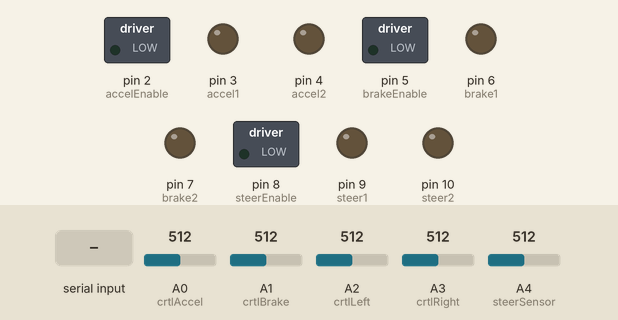
Bench run of a sketch on a simulated Arduino Uno, built with avr-gcc and run on an emulated ATmega328P. Shown: switched loads named in the sketch (green lamp = pin HIGH), output pins drawn as LEDs (lit = HIGH). The test bench sets the inputs (shaded band); at power-on: A0 (crtlAccel) = 512, A1 (crtlBrake) = 512, A2 (crtlLeft) = 512, A3 (crtlRight) = 512, A4 (steerSensor) = 512. What the sketch prints to the serial monitor is not drawn.

Above: at 2.2 s.
2.3 s: "w" received over Serial
3.8 s: byte 109 ('m') received over Serial
At 5.0 s:
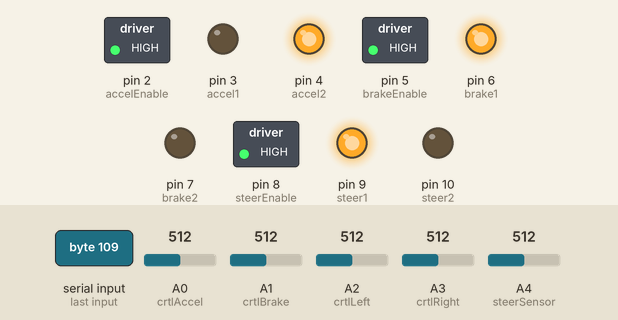
5.3 s: byte 109 ('m') received over Serial
At 6.3 s:
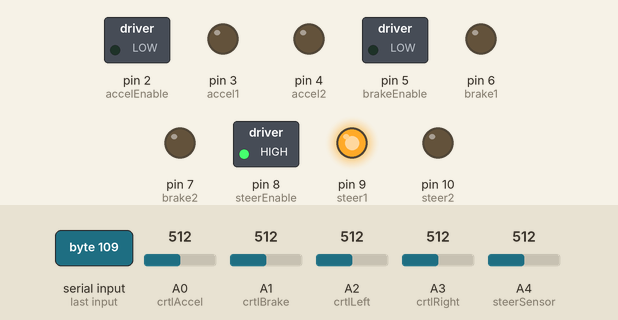
6.8 s: byte 50 ('2') received over Serial
At 7.6 s:
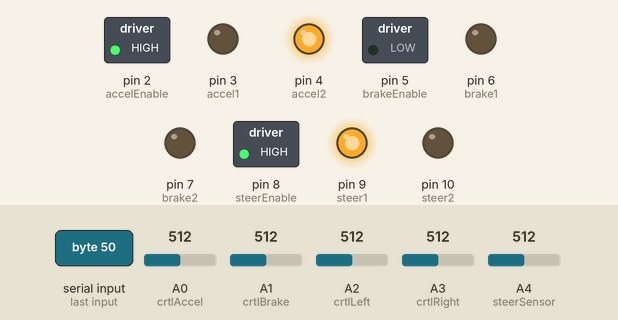
9.5 s: byte 49 ('1') received over Serial
At 10.4 s:
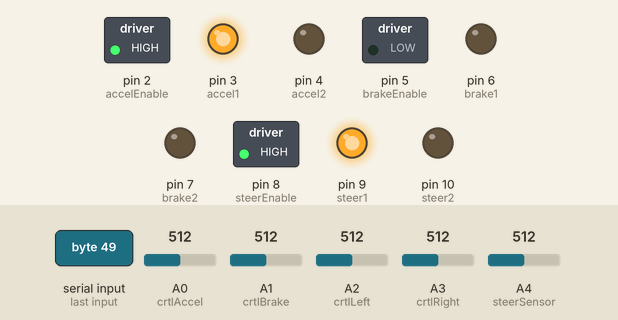
12.2 s: "s" received over Serial
Timing chart, 0 to 14.7 s (numbered marks = the images above; inputs shaded):
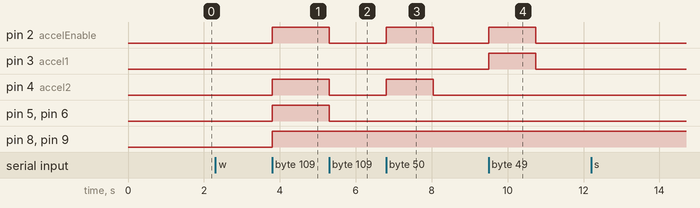

The sketch:

OttoKart2.ino
```cpp
// OttoKart - Autonomous Golf Cart
// Zane Cochran

/*  Command List
 *  q - Disable Accelerator     curAccelCommand = 0
 *  w - Accelerator In          curAccelCommand = 1
 *  e - Accelerator Out         curAccelCommand = 2
 *  a - Disable Brake           curBrakeCommand = 0
 *  s - Brake In                curBrakeCommand = 1
 *  d - Brake Out               curBrakeCommand = 2
 *  z - Disable Steering        curSteerCommand = 0
 *  x - Steer Left              curSteerCommand = 1
 *  c - Steer Right             curSteerCommand = 2
 *  1 - Accel 0%   (Stop)
 *  2 - Accel 25%  (Slow)
 *  3 - Accel 50%  (Walk)
 *  4 - Accel 75%  (Run)
 *  5 - Accel 100% (Ludicrous Speed)
 *  5 - Brake 0%
 *  6 - Brake 25%
 *  7 - Brake 50%
 *  8 - Brake 75%
 *  9 - Brake 100%
 *  [ - Release Accel Completely
 *  ] - Release Brake Completely
 *  0 - Zero Out Steering
 */

int accelEnable = 2; int accel1 = 3; int accel2 = 4;                        // Accelerator - Motor Controller
int brakeEnable = 5; int brake1 = 6; int brake2 = 7;                        // Brake - Motor Controller
int steerEnable = 8; int steer1 = 9; int steer2 = 10;                       // Steering - Motor Controller
int crtlAccel = 0; int crtlBrake = 1; int crtlLeft = 2; int crtlRight = 3;  // Manual Control Inputs

boolean isManual = false;                                    // Is in manual mode?
boolean lastManual = true;                                   // Last Mode
int readAccel; int readBrake; int readLeft; int readRight;   // AnalogRead Values
int readThresh = 500;                                        // Threshold for AnalogRead values
boolean debugManual = false;                                 // Show raw analog values for manual debugging

int curSteerCommand = 0;  // Current Steering Command        1 - Left , 2 - Right, 3 - Stop
int curAccelCommand = 0;  // Current Accelerating Command    1 - Go   , 2 - Stop
int curBrakeCommand = 0;  // Current Brake Command           1 - Retract   , 2 - Release

int lastSteerCommand = -1;  // Last Steering Command
int lastAccelCommand = -1;  // Last Accelerating Command
int lastBrakeCommand = -1;  // Last Brake Command

int accelCounter = 0;
int accelTargetSpeed = 0;
int accelSpeedVals[] = {0, 300, 400, 500, 600};
int accelDelay = 4;

int brakeCounter = 0;
int brakeTargetSpeed = 0;
int brakeSpeedVals[] = {0, 400, 500, 600, 700};
int brakeDelay = 4;

int steerSensor = A4;       // Steer Sensor is Connected to Pin A4
int steerCounter = 0;       // Tracks the Number of Ticks on the Speed Sensor

boolean showStatus = false; // Show status messages (False by default)


void setup() {
  pinMode(accelEnable, OUTPUT); pinMode(accel1, OUTPUT); pinMode(accel2, OUTPUT);  // Accelerator Controls
  pinMode(brakeEnable, OUTPUT); pinMode(brake1, OUTPUT); pinMode(brake2, OUTPUT);  // Brake Controls
  pinMode(steerEnable, OUTPUT); pinMode(steer1, OUTPUT); pinMode(steer2, OUTPUT);  // Steering Controls

  if(showStatus){Serial.begin(9600); delay(1000); Serial.println("System Ready!");}// Serial Communication
  else{Serial.begin(9600); delay(1000);}
}

void loop() {
  steerSense(); // Send Steering Position
  readSerial(); // Look for Serial Command

  if (isManual){
    // Test for Manual Override
    readAccel = analogRead(crtlAccel);
    readBrake = analogRead(crtlBrake);
    readLeft = analogRead(crtlLeft);
    readRight = analogRead(crtlRight);

    // If user inputs a manual command
    if (readAccel > 500) {curAccelCommand = 1;} else{curAccelCommand = 2;}
    if (readBrake  > 500) {curBrakeCommand = 1;} else{curBrakeCommand = 2;}
    if (readLeft  > 500 || readRight  > 500){
      if (readLeft  > 500)  {curSteerCommand = 1;}
      if (readRight  > 500) {curSteerCommand = 2;}
    }
    else {curSteerCommand = 0;}
  }

  // Execute Control Commands if Changed
  if (lastAccelCommand != curAccelCommand) {if (curAccelCommand == 1) {accelIn();} else if (curAccelCommand == 2) {accelOut();} else {accelStop();}}
  if (lastBrakeCommand != curBrakeCommand) {if (curBrakeCommand == 1) {brakeIn();} else if (curBrakeCommand == 2) {brakeOut();} else {brakeStop();}}
  if (lastSteerCommand != curSteerCommand) {if (curSteerCommand == 1) {steerLeft();}else if (curSteerCommand == 2) {steerRight();} else {steerStop();}}

  // Print Current Command Status (If new command has been issued)
  if (lastManual != isManual || lastSteerCommand != curSteerCommand || lastAccelCommand != curAccelCommand || lastBrakeCommand != curBrakeCommand) {

    if(showStatus){
      if(isManual && debugManual){Serial.print(readAccel); Serial.print("\t"); Serial.print(readBrake); Serial.print("\t"); Serial.print(readLeft); Serial.print("\t"); Serial.print(readRight); Serial.print("\t");}

      Serial.print("System Status: \t Mode: ");
      if (isManual == true) {Serial.print("Manual");}
      else {Serial.print("Serial");}

      Serial.print("\t Speed: "); if (accelTargetSpeed == 0){Serial.print("NONE");}if (accelTargetSpeed == 1){Serial.print("SLOW");}if (accelTargetSpeed == 2){Serial.print("WALK");} if (accelTargetSpeed == 3){Serial.print("FAST");}
      Serial.print("\t Accel: "); if (curAccelCommand == 0) {Serial.print("DIS");} if (curAccelCommand == 1) {Serial.print("IN!");} if (curAccelCommand == 2) {Serial.print("OUT");}
      Serial.print("\t Brake: "); if (curBrakeCommand == 0) {Serial.print("DIS");} if (curBrakeCommand == 1) {Serial.print("IN!");} if (curBrakeCommand == 2) {Serial.print("OUT");}
      Serial.print("\t Steer: "); if (curSteerCommand == 0) {Serial.print("DIS");} if (curSteerCommand == 1) {Serial.print("LEFT");} if (curSteerCommand == 2) {Serial.print("RIGHT");}
      Serial.println();
    }

    // Update Last Commands to Current Commands
    lastAccelCommand = curAccelCommand; lastBrakeCommand = curBrakeCommand; lastSteerCommand = curSteerCommand; lastManual = isManual;
  }

  // Accel Speed Commands
  if(accelCounter < accelSpeedVals[accelTargetSpeed]){accelCounter++; curAccelCommand = 1; delay(accelDelay);}       // Increase Accel
  else if(accelCounter > accelSpeedVals[accelTargetSpeed]){accelCounter--; curAccelCommand = 2; delay(accelDelay);}  // Decrease Accel
  else{curAccelCommand = 0;}                                                                                         // Hold Accel

  // Brake Speed Commands
  if(brakeCounter < brakeSpeedVals[brakeTargetSpeed]){brakeCounter++; curBrakeCommand = 1; delay(brakeDelay);}       // Increase Brake
  else if(brakeCounter > brakeSpeedVals[brakeTargetSpeed]){brakeCounter--; curBrakeCommand = 2; delay(brakeDelay);}  // Decrease Brake
  else{curBrakeCommand = 0;}                                                                                         // Hold Brake

}

void readSerial() {
  while (Serial.available()) { // If data is available to read,
    char val = Serial.read(); // read it and store it in val

    if      (val == 'q'){ curAccelCommand = 0;}   // Disable Accel
    else if (val == 'w'){ curAccelCommand = 1;}   // Accel In
    else if (val == 'e'){ curAccelCommand = 2;}   // Accel Out

    else if (val == 'a'){ curBrakeCommand = 0;}   // Disable Brake
    else if (val == 's'){ curBrakeCommand = 1;}   // Brake In
    else if (val == 'd'){ curBrakeCommand = 2;}   // Brake Out

    else if (val == 'z'){ curSteerCommand = 0;}   // Disable Steer
    else if (val == 'x'){ curSteerCommand = 1;}   // Steer Left
    else if (val == 'c'){ curSteerCommand = 2;}   // Steer Right
    else if (val == '='){ steerCounter = 0;}      // Zero Out Steer Counter

    else if (val == 'm'){isManual = !isManual;}         // Enable/Disable Manual Mode
    else if (val == 'n'){debugManual = !debugManual;}   // Enable/Disable Debug Manual Mode

    else if (val == '1'){accelTargetSpeed = 0;}   // Accel Speed 0%   (No Accel)
    else if (val == '2'){accelTargetSpeed = 1;}   // Accel Speed 25%  (Slow)
    else if (val == '3'){accelTargetSpeed = 2;}   // Accel Speed 50%  (Walk)
    else if (val == '4'){accelTargetSpeed = 3;}   // Accel Speed 75%  (Run)
    else if (val == '5'){accelTargetSpeed = 4;}   // Accel Speed 100% (Ludicrous Speed)

    else if (val == '6'){brakeTargetSpeed = 0;}   // Brake Speed 0%
    else if (val == '7'){brakeTargetSpeed = 1;}   // Brake Speed 25%
    else if (val == '8'){brakeTargetSpeed = 2;}   // Brake Speed 50%
    else if (val == '9'){brakeTargetSpeed = 3;}   // Brake Speed 75%
    else if (val == '0'){brakeTargetSpeed = 4;}   // Brake Speed 100%

    else if (val == '['){accelOut();}   // Accel Release Override
    else if (val == ']'){brakeOut();}   // Brake Release Override

  }
}

// Accellerator Commands
void accelIn(){ digitalWrite(accel1, LOW); digitalWrite(accel2, HIGH); digitalWrite(accelEnable, HIGH);}  // Enable Accellerator
void accelOut(){digitalWrite(accel1, HIGH);digitalWrite(accel2, LOW);  digitalWrite(accelEnable, HIGH);}  // Disable Accellerator
void accelStop(){digitalWrite(accel1, LOW);digitalWrite(accel2, LOW);  digitalWrite(accelEnable, LOW);}   // Disconnect Accellerator

// Brake Commands
void brakeIn(){ digitalWrite(brake1, HIGH); digitalWrite(brake2, LOW); digitalWrite(brakeEnable, HIGH);}  // Enable Brake
void brakeOut(){digitalWrite(brake1, LOW);digitalWrite(brake2, HIGH);  digitalWrite(brakeEnable, HIGH);}  // Disable Brake
void brakeStop(){digitalWrite(brake1, LOW);digitalWrite(brake2, LOW);  digitalWrite(brakeEnable, LOW);}   // Disconnect Brake

// Steering Commands
void steerLeft() { digitalWrite(steer1, LOW);  digitalWrite(steer2, HIGH); digitalWrite(steerEnable, HIGH);}  // Steer Left
void steerRight() {digitalWrite(steer1, HIGH); digitalWrite(steer2, LOW);  digitalWrite(steerEnable, HIGH);}  // Steer Right
void steerStop() { digitalWrite(steer1, LOW);  digitalWrite(steer2, LOW);  digitalWrite(steerEnable, LOW);}   // Disconnect Steering

// Steering Sensor
int lastSteer = 0;
int curSteer = 0;

void steerSense(){
  int steerRaw = analogRead(steerSensor);
  if(steerRaw > 512){curSteer = 0;}    // No Magnet
  else{curSteer = 1;}                  // Is Magnet

  if (curSteer != lastSteer){
    if (curSteerCommand == 1){steerCounter--;}  // Turning Left
    if (curSteerCommand == 2){steerCounter++;}  // Turning Right
    int adjustCounter = map(steerCounter, -10, 10, 60, 80);
    Serial.write(adjustCounter);
    lastSteer = curSteer;
  }
}
```

Measured:
- after the input at 3.8 s, pin 2 (accelEnable), pin 4 (accel2), pin 5 (brakeEnable), pin 6 (brake1), pin 8 (steerEnable), pin 9 (steer1): LOW → HIGH at once
- after the input at 5.3 s, pin 2 (accelEnable), pin 4 (accel2), pin 5 (brakeEnable), pin 6 (brake1): HIGH → LOW at once
- after the input at 6.8 s, pin 2 (accelEnable), pin 4 (accel2): LOW → HIGH at once, → LOW 1.2 s later
- after the input at 9.5 s, pin 2 (accelEnable), pin 3 (accel1): LOW → HIGH at once, → LOW 1.2 s later
